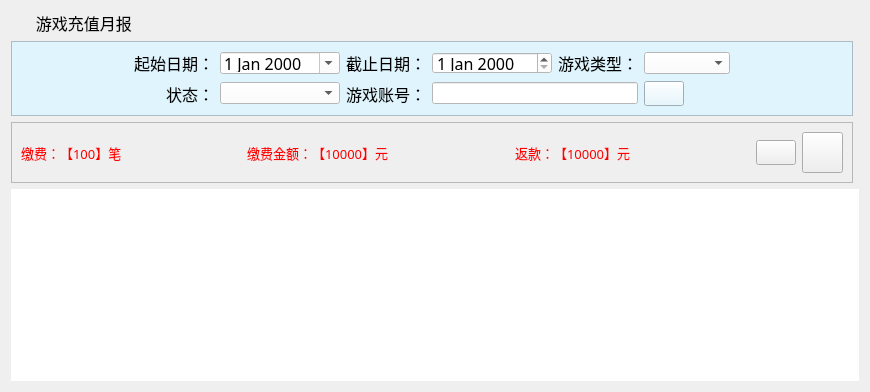
  <widget class="QWidget" name="tab_3">
   <attribute name="title">
    <string>游戏充值月报</string>
   </attribute>
   <layout class="QGridLayout" name="gridLayout_13">
    <item row="0" column="0">
     <widget class="QLabel" name="label_7">
      <property name="font">
       <font>
        <family>微软雅黑</family>
        <pointsize>12</pointsize>
       </font>
      </property>
      <property name="styleSheet">
       <string notr="true">background-image: url(:/bg/images/mainframe/navigator.png);
background-repeat: no-repeat;</string>
      </property>
      <property name="text">
       <string>      游戏充值月报</string>
      </property>
     </widget>
    </item>
    <item row="1" column="0">
     <widget class="QFrame" name="frame_5">
      <property name="styleSheet">
       <string notr="true">background-color: rgb(223, 244, 252);</string>
      </property>
      <property name="frameShape">
       <enum>QFrame::StyledPanel</enum>
      </property>
      <property name="frameShadow">
       <enum>QFrame::Raised</enum>
      </property>
      <layout class="QGridLayout" name="gridLayout_4">
       <item row="0" column="0">
        <spacer name="horizontalSpacer_34">
         <property name="orientation">
          <enum>Qt::Horizontal</enum>
         </property>
         <property name="sizeHint" stdset="0">
          <size>
           <width>62</width>
           <height>20</height>
          </size>
         </property>
        </spacer>
       </item>
       <item row="0" column="1">
        <widget class="QLabel" name="label_24">
         <property name="font">
          <font>
           <family>宋体</family>
           <pointsize>12</pointsize>
          </font>
         </property>
         <property name="text">
          <string>起始日期：</string>
         </property>
        </widget>
       </item>
       <item row="0" column="2">
        <widget class="QDateEdit" name="txiStartDate">
         <property name="minimumSize">
          <size>
           <width>0</width>
           <height>22</height>
          </size>
         </property>
         <property name="maximumSize">
          <size>
           <width>16777215</width>
           <height>22</height>
          </size>
         </property>
         <property name="font">
          <font>
           <family>宋体</family>
           <pointsize>12</pointsize>
          </font>
         </property>
         <property name="styleSheet">
          <string notr="true">background-color: rgb(255, 255, 255);
color: rgb(0, 0, 0);</string>
         </property>
         <property name="calendarPopup">
          <bool>true</bool>
         </property>
        </widget>
       </item>
       <item row="0" column="3">
        <widget class="QLabel" name="label_25">
         <property name="font">
          <font>
           <family>宋体</family>
           <pointsize>12</pointsize>
          </font>
         </property>
         <property name="text">
          <string>截止日期：</string>
         </property>
        </widget>
       </item>
       <item row="0" column="4">
        <widget class="QDateEdit" name="txiEndDate">
         <property name="minimumSize">
          <size>
           <width>0</width>
           <height>22</height>
          </size>
         </property>
         <property name="maximumSize">
          <size>
           <width>16777215</width>
           <height>22</height>
          </size>
         </property>
         <property name="font">
          <font>
           <family>宋体</family>
           <pointsize>12</pointsize>
          </font>
         </property>
         <property name="styleSheet">
          <string notr="true">color: rgb(0, 0, 0);
background-color: rgb(255, 255, 255);</string>
         </property>
        </widget>
       </item>
       <item row="0" column="5">
        <widget class="QLabel" name="label_26">
         <property name="font">
          <font>
           <family>宋体</family>
           <pointsize>12</pointsize>
          </font>
         </property>
         <property name="text">
          <string>游戏类型：</string>
         </property>
        </widget>
       </item>
       <item row="0" column="6">
        <widget class="QComboBox" name="cbx_gameType_yb">
         <property name="minimumSize">
          <size>
           <width>0</width>
           <height>22</height>
          </size>
         </property>
         <property name="maximumSize">
          <size>
           <width>16777215</width>
           <height>22</height>
          </size>
         </property>
         <property name="font">
          <font>
           <family>宋体</family>
           <pointsize>12</pointsize>
          </font>
         </property>
         <property name="styleSheet">
          <string notr="true">background-color: rgb(255, 255, 255);</string>
         </property>
        </widget>
       </item>
       <item row="0" column="7">
        <spacer name="horizontalSpacer_35">
         <property name="orientation">
          <enum>Qt::Horizontal</enum>
         </property>
         <property name="sizeHint" stdset="0">
          <size>
           <width>61</width>
           <height>20</height>
          </size>
         </property>
        </spacer>
       </item>
       <item row="1" column="0">
        <spacer name="horizontalSpacer_36">
         <property name="orientation">
          <enum>Qt::Horizontal</enum>
         </property>
         <property name="sizeHint" stdset="0">
          <size>
           <width>62</width>
           <height>20</height>
          </size>
         </property>
        </spacer>
       </item>
       <item row="1" column="1">
        <widget class="QLabel" name="label_27">
         <property name="font">
          <font>
           <family>宋体</family>
           <pointsize>12</pointsize>
          </font>
         </property>
         <property name="text">
          <string>状态：</string>
         </property>
         <property name="alignment">
          <set>Qt::AlignRight|Qt::AlignTrailing|Qt::AlignVCenter</set>
         </property>
        </widget>
       </item>
       <item row="1" column="2">
        <widget class="QComboBox" name="cbx_state_yb">
         <property name="minimumSize">
          <size>
           <width>0</width>
           <height>22</height>
          </size>
         </property>
         <property name="maximumSize">
          <size>
           <width>16777215</width>
           <height>22</height>
          </size>
         </property>
         <property name="font">
          <font>
           <family>宋体</family>
           <pointsize>12</pointsize>
          </font>
         </property>
         <property name="styleSheet">
          <string notr="true">background-color: rgb(255, 255, 255);</string>
         </property>
        </widget>
       </item>
       <item row="1" column="3">
        <widget class="QLabel" name="label_28">
         <property name="font">
          <font>
           <family>宋体</family>
           <pointsize>12</pointsize>
          </font>
         </property>
         <property name="text">
          <string>游戏账号：</string>
         </property>
        </widget>
       </item>
       <item row="1" column="4" colspan="2">
        <widget class="QLineEdit" name="txi_gameAccount_yb">
         <property name="minimumSize">
          <size>
           <width>0</width>
           <height>22</height>
          </size>
         </property>
         <property name="maximumSize">
          <size>
           <width>16777215</width>
           <height>22</height>
          </size>
         </property>
         <property name="font">
          <font>
           <family>宋体</family>
           <pointsize>12</pointsize>
          </font>
         </property>
         <property name="styleSheet">
          <string notr="true">background-color: rgb(255, 255, 255);</string>
         </property>
         <property name="text">
          <string/>
         </property>
         <property name="maxLength">
          <number>20</number>
         </property>
        </widget>
       </item>
       <item row="1" column="6">
        <widget class="QPushButton" name="btn_search_yb">
         <property name="minimumSize">
          <size>
           <width>40</width>
           <height>25</height>
          </size>
         </property>
         <property name="maximumSize">
          <size>
           <width>40</width>
           <height>25</height>
          </size>
         </property>
         <property name="font">
          <font>
           <family>宋体</family>
           <pointsize>14</pointsize>
          </font>
         </property>
         <property name="styleSheet">
          <string notr="true">background-image: url(:/btn/images/mainframe/btn_cx.png);</string>
         </property>
         <property name="text">
          <string/>
         </property>
        </widget>
       </item>
       <item row="1" column="7">
        <spacer name="horizontalSpacer_37">
         <property name="orientation">
          <enum>Qt::Horizontal</enum>
         </property>
         <property name="sizeHint" stdset="0">
          <size>
           <width>61</width>
           <height>20</height>
          </size>
         </property>
        </spacer>
       </item>
      </layout>
     </widget>
    </item>
    <item row="2" column="0">
     <widget class="QFrame" name="frame_6">
      <property name="frameShape">
       <enum>QFrame::StyledPanel</enum>
      </property>
      <property name="frameShadow">
       <enum>QFrame::Raised</enum>
      </property>
      <layout class="QGridLayout" name="gridLayout_12">
       <item row="0" column="0">
        <widget class="QLabel" name="txt_rpt_total_yb">
         <property name="font">
          <font>
           <family>宋体</family>
           <pointsize>10</pointsize>
          </font>
         </property>
         <property name="styleSheet">
          <string notr="true">color: rgb(255, 0, 0);</string>
         </property>
         <property name="text">
          <string>缴费：【100】笔</string>
         </property>
        </widget>
       </item>
       <item row="0" column="1">
        <spacer name="horizontalSpacer_42">
         <property name="orientation">
          <enum>Qt::Horizontal</enum>
         </property>
         <property name="sizeHint" stdset="0">
          <size>
           <width>119</width>
           <height>20</height>
          </size>
         </property>
        </spacer>
       </item>
       <item row="0" column="2">
        <widget class="QLabel" name="txt_rpt_money_yb">
         <property name="font">
          <font>
           <family>宋体</family>
           <pointsize>10</pointsize>
          </font>
         </property>
         <property name="styleSheet">
          <string notr="true">color: rgb(255, 0, 0);</string>
         </property>
         <property name="text">
          <string>缴费金额：【10000】元</string>
         </property>
        </widget>
       </item>
       <item row="0" column="3">
        <spacer name="horizontalSpacer_43">
         <property name="orientation">
          <enum>Qt::Horizontal</enum>
         </property>
         <property name="sizeHint" stdset="0">
          <size>
           <width>120</width>
           <height>20</height>
          </size>
         </property>
        </spacer>
       </item>
       <item row="0" column="4">
        <widget class="QLabel" name="txt_rpt_repay_yb">
         <property name="font">
          <font>
           <family>宋体</family>
           <pointsize>10</pointsize>
          </font>
         </property>
         <property name="styleSheet">
          <string notr="true">color: rgb(255, 0, 0);</string>
         </property>
         <property name="text">
          <string>返款：【10000】元</string>
         </property>
        </widget>
       </item>
       <item row="0" column="5">
        <spacer name="horizontalSpacer_44">
         <property name="orientation">
          <enum>Qt::Horizontal</enum>
         </property>
         <property name="sizeHint" stdset="0">
          <size>
           <width>119</width>
           <height>20</height>
          </size>
         </property>
        </spacer>
       </item>
       <item row="0" column="6">
        <widget class="QPushButton" name="btn_refresh_yb">
         <property name="minimumSize">
          <size>
           <width>40</width>
           <height>25</height>
          </size>
         </property>
         <property name="maximumSize">
          <size>
           <width>40</width>
           <height>25</height>
          </size>
         </property>
         <property name="styleSheet">
          <string notr="true">background-image: url(:/btn/images/mainframe/btn_sx.png);</string>
         </property>
         <property name="text">
          <string/>
         </property>
        </widget>
       </item>
       <item row="0" column="7">
        <widget class="QPushButton" name="btn_print_yb">
         <property name="minimumSize">
          <size>
           <width>41</width>
           <height>41</height>
          </size>
         </property>
         <property name="maximumSize">
          <size>
           <width>41</width>
           <height>41</height>
          </size>
         </property>
         <property name="styleSheet">
          <string notr="true">background-image: url(:/btn/images/print.png);</string>
         </property>
         <property name="text">
          <string/>
         </property>
        </widget>
       </item>
      </layout>
     </widget>
    </item>
    <item row="3" column="0" colspan="2">
     <widget class="QTableWidget" name="tableWidget_yb">
      <property name="styleSheet">
       <string notr="true">color: rgb(0, 0, 0);</string>
      </property>
      <property name="frameShape">
       <enum>QFrame::NoFrame</enum>
      </property>
      <property name="gridStyle">
       <enum>Qt::SolidLine</enum>
      </property>
     </widget>
    </item>
   </layout>
  </widget>
